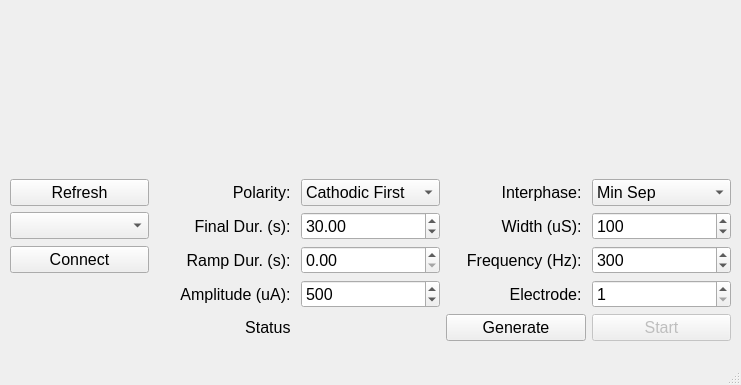
<?xml version="1.0" encoding="UTF-8"?>
<ui version="4.0">
 <class>MainWindow</class>
 <widget class="QMainWindow" name="MainWindow">
  <property name="geometry">
   <rect>
    <x>0</x>
    <y>0</y>
    <width>741</width>
    <height>385</height>
   </rect>
  </property>
  <property name="windowTitle">
   <string>CereStimDBS</string>
  </property>
  <widget class="QWidget" name="centralwidget">
   <widget class="QWidget" name="gridLayoutWidget">
    <property name="geometry">
     <rect>
      <x>10</x>
      <y>0</y>
      <width>721</width>
      <height>341</height>
     </rect>
    </property>
    <layout class="QGridLayout" name="gridLayout" rowstretch="1,0,0,0,0,0">
     <item row="4" column="1">
      <widget class="QLabel" name="amp_label">
       <property name="font">
        <font>
         <family>Tahoma</family>
         <pointsize>12</pointsize>
        </font>
       </property>
       <property name="text">
        <string>Amplitude (uA): </string>
       </property>
       <property name="alignment">
        <set>Qt::AlignRight|Qt::AlignTrailing|Qt::AlignVCenter</set>
       </property>
      </widget>
     </item>
     <item row="5" column="1">
      <widget class="QLabel" name="status_label">
       <property name="font">
        <font>
         <family>Tahoma</family>
         <pointsize>12</pointsize>
        </font>
       </property>
       <property name="text">
        <string>Status </string>
       </property>
       <property name="alignment">
        <set>Qt::AlignRight|Qt::AlignTrailing|Qt::AlignVCenter</set>
       </property>
      </widget>
     </item>
     <item row="3" column="1">
      <widget class="QLabel" name="ramp_label">
       <property name="font">
        <font>
         <family>Tahoma</family>
         <pointsize>12</pointsize>
        </font>
       </property>
       <property name="text">
        <string>Ramp Dur. (s): </string>
       </property>
       <property name="alignment">
        <set>Qt::AlignRight|Qt::AlignTrailing|Qt::AlignVCenter</set>
       </property>
      </widget>
     </item>
     <item row="4" column="4">
      <widget class="QSpinBox" name="elec_spinBox">
       <property name="font">
        <font>
         <family>Tahoma</family>
         <pointsize>12</pointsize>
        </font>
       </property>
       <property name="minimum">
        <number>1</number>
       </property>
       <property name="maximum">
        <number>96</number>
       </property>
       <property name="value">
        <number>1</number>
       </property>
      </widget>
     </item>
     <item row="2" column="1">
      <widget class="QLabel" name="dur_label">
       <property name="font">
        <font>
         <family>Tahoma</family>
         <pointsize>12</pointsize>
        </font>
       </property>
       <property name="text">
        <string>Final Dur. (s): </string>
       </property>
       <property name="alignment">
        <set>Qt::AlignRight|Qt::AlignTrailing|Qt::AlignVCenter</set>
       </property>
      </widget>
     </item>
     <item row="3" column="0">
      <widget class="QPushButton" name="connect_pushButton">
       <property name="font">
        <font>
         <family>Tahoma</family>
         <pointsize>12</pointsize>
        </font>
       </property>
       <property name="text">
        <string>Connect</string>
       </property>
      </widget>
     </item>
     <item row="2" column="2">
      <widget class="QDoubleSpinBox" name="dur_doubleSpinBox">
       <property name="font">
        <font>
         <family>Tahoma</family>
         <pointsize>12</pointsize>
        </font>
       </property>
       <property name="minimum">
        <double>1.000000000000000</double>
       </property>
       <property name="maximum">
        <double>1000.000000000000000</double>
       </property>
       <property name="value">
        <double>30.000000000000000</double>
       </property>
      </widget>
     </item>
     <item row="3" column="2">
      <widget class="QDoubleSpinBox" name="ramp_doubleSpinBox">
       <property name="font">
        <font>
         <family>Tahoma</family>
         <pointsize>12</pointsize>
        </font>
       </property>
       <property name="maximum">
        <double>5.000000000000000</double>
       </property>
      </widget>
     </item>
     <item row="5" column="4">
      <widget class="QPushButton" name="start_pushButton">
       <property name="enabled">
        <bool>false</bool>
       </property>
       <property name="font">
        <font>
         <family>Tahoma</family>
         <pointsize>12</pointsize>
        </font>
       </property>
       <property name="text">
        <string>Start</string>
       </property>
      </widget>
     </item>
     <item row="2" column="3">
      <widget class="QLabel" name="width_label">
       <property name="font">
        <font>
         <family>Tahoma</family>
         <pointsize>12</pointsize>
        </font>
       </property>
       <property name="text">
        <string>Width (uS): </string>
       </property>
       <property name="alignment">
        <set>Qt::AlignRight|Qt::AlignTrailing|Qt::AlignVCenter</set>
       </property>
      </widget>
     </item>
     <item row="1" column="4">
      <widget class="QComboBox" name="interphase_comboBox">
       <property name="font">
        <font>
         <family>Tahoma</family>
         <pointsize>12</pointsize>
        </font>
       </property>
       <item>
        <property name="text">
         <string>Min Sep</string>
        </property>
       </item>
       <item>
        <property name="text">
         <string>Max Sep</string>
        </property>
       </item>
      </widget>
     </item>
     <item row="4" column="3">
      <widget class="QLabel" name="elec_label">
       <property name="font">
        <font>
         <family>Tahoma</family>
         <pointsize>12</pointsize>
        </font>
       </property>
       <property name="text">
        <string>Electrode: </string>
       </property>
       <property name="alignment">
        <set>Qt::AlignRight|Qt::AlignTrailing|Qt::AlignVCenter</set>
       </property>
      </widget>
     </item>
     <item row="5" column="3">
      <widget class="QPushButton" name="generate_pushButton">
       <property name="enabled">
        <bool>true</bool>
       </property>
       <property name="font">
        <font>
         <family>Tahoma</family>
         <pointsize>12</pointsize>
        </font>
       </property>
       <property name="text">
        <string>Generate</string>
       </property>
      </widget>
     </item>
     <item row="4" column="2">
      <widget class="QSpinBox" name="amp_spinBox">
       <property name="font">
        <font>
         <family>Tahoma</family>
         <pointsize>12</pointsize>
        </font>
       </property>
       <property name="minimum">
        <number>100</number>
       </property>
       <property name="maximum">
        <number>10000</number>
       </property>
       <property name="singleStep">
        <number>100</number>
       </property>
       <property name="value">
        <number>500</number>
       </property>
      </widget>
     </item>
     <item row="2" column="0">
      <widget class="QComboBox" name="device_comboBox">
       <property name="font">
        <font>
         <family>Tahoma</family>
         <pointsize>12</pointsize>
        </font>
       </property>
      </widget>
     </item>
     <item row="1" column="3">
      <widget class="QLabel" name="interphase_label">
       <property name="font">
        <font>
         <family>Tahoma</family>
         <pointsize>12</pointsize>
        </font>
       </property>
       <property name="text">
        <string>Interphase: </string>
       </property>
       <property name="alignment">
        <set>Qt::AlignRight|Qt::AlignTrailing|Qt::AlignVCenter</set>
       </property>
      </widget>
     </item>
     <item row="5" column="2">
      <layout class="QVBoxLayout" name="status_verticalLayout"/>
     </item>
     <item row="1" column="2">
      <widget class="QComboBox" name="polarity_comboBox">
       <property name="font">
        <font>
         <family>Tahoma</family>
         <pointsize>12</pointsize>
        </font>
       </property>
       <item>
        <property name="text">
         <string>Cathodic First</string>
        </property>
       </item>
       <item>
        <property name="text">
         <string>Anodic First</string>
        </property>
       </item>
       <item>
        <property name="text">
         <string>Cathodic-Mono</string>
        </property>
       </item>
       <item>
        <property name="text">
         <string>Anodic-Mono</string>
        </property>
       </item>
      </widget>
     </item>
     <item row="2" column="4">
      <widget class="QSpinBox" name="width_spinBox">
       <property name="font">
        <font>
         <family>Tahoma</family>
         <pointsize>12</pointsize>
        </font>
       </property>
       <property name="minimum">
        <number>44</number>
       </property>
       <property name="maximum">
        <number>65535</number>
       </property>
       <property name="singleStep">
        <number>100</number>
       </property>
       <property name="value">
        <number>100</number>
       </property>
      </widget>
     </item>
     <item row="1" column="1">
      <widget class="QLabel" name="polarity_label">
       <property name="font">
        <font>
         <family>Tahoma</family>
         <pointsize>12</pointsize>
        </font>
       </property>
       <property name="text">
        <string>Polarity: </string>
       </property>
       <property name="alignment">
        <set>Qt::AlignRight|Qt::AlignTrailing|Qt::AlignVCenter</set>
       </property>
      </widget>
     </item>
     <item row="3" column="3">
      <widget class="QLabel" name="freq_label">
       <property name="font">
        <font>
         <family>Tahoma</family>
         <pointsize>12</pointsize>
        </font>
       </property>
       <property name="text">
        <string>Frequency (Hz): </string>
       </property>
       <property name="alignment">
        <set>Qt::AlignRight|Qt::AlignTrailing|Qt::AlignVCenter</set>
       </property>
      </widget>
     </item>
     <item row="1" column="0">
      <widget class="QPushButton" name="refresh_pushButton">
       <property name="font">
        <font>
         <family>Tahoma</family>
         <pointsize>12</pointsize>
        </font>
       </property>
       <property name="text">
        <string>Refresh</string>
       </property>
      </widget>
     </item>
     <item row="0" column="0" colspan="5">
      <widget class="QWidget" name="plot_widget" native="true">
       <property name="sizePolicy">
        <sizepolicy hsizetype="Preferred" vsizetype="MinimumExpanding">
         <horstretch>0</horstretch>
         <verstretch>0</verstretch>
        </sizepolicy>
       </property>
      </widget>
     </item>
     <item row="3" column="4">
      <widget class="QSpinBox" name="freq_spinBox">
       <property name="font">
        <font>
         <family>Tahoma</family>
         <pointsize>12</pointsize>
        </font>
       </property>
       <property name="maximum">
        <number>5000</number>
       </property>
       <property name="value">
        <number>300</number>
       </property>
      </widget>
     </item>
    </layout>
   </widget>
  </widget>
  <widget class="QMenuBar" name="menubar">
   <property name="geometry">
    <rect>
     <x>0</x>
     <y>0</y>
     <width>741</width>
     <height>21</height>
    </rect>
   </property>
  </widget>
  <widget class="QStatusBar" name="statusbar"/>
 </widget>
 <tabstops>
  <tabstop>refresh_pushButton</tabstop>
  <tabstop>device_comboBox</tabstop>
  <tabstop>connect_pushButton</tabstop>
  <tabstop>polarity_comboBox</tabstop>
  <tabstop>dur_doubleSpinBox</tabstop>
  <tabstop>ramp_doubleSpinBox</tabstop>
  <tabstop>amp_spinBox</tabstop>
  <tabstop>interphase_comboBox</tabstop>
  <tabstop>width_spinBox</tabstop>
  <tabstop>freq_spinBox</tabstop>
  <tabstop>elec_spinBox</tabstop>
  <tabstop>generate_pushButton</tabstop>
  <tabstop>start_pushButton</tabstop>
 </tabstops>
 <resources/>
 <connections/>
</ui>
